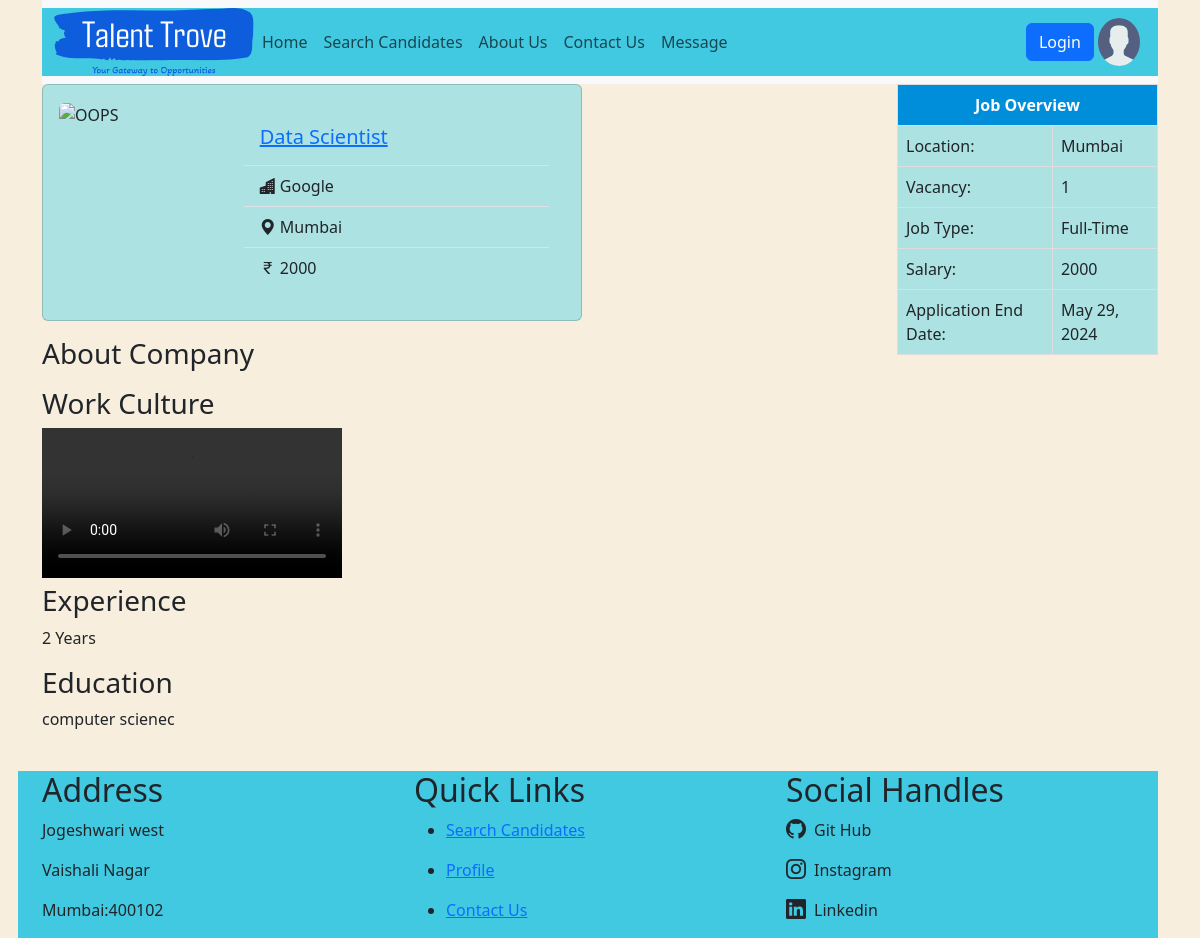
/employers/ejobdescription/4/, run on the app's committed database.
### job_search/models.py (models this page shows, shortened)
class Jobs(models.Model):
    name = models.CharField(max_length=100, null=True, default='Not Disclosed',blank=True)
    user = models.ForeignKey(User,on_delete=models.CASCADE, null=True,blank=True)
    job_type = models.ForeignKey(JobType,on_delete=models.CASCADE)
    organization = models.ForeignKey(Employers,on_delete=models.CASCADE)
    role = models.ForeignKey(Roles,on_delete=models.SET_NULL,null=True,blank=True)
    skills = models.CharField(max_length=100,blank=False,null=False)
    salary = models.TextField(max_length=100,default='Not Disclosed')
    location = models.CharField(max_length=100,null=True,blank=True)
    education = models.CharField(max_length=1000,null=True)
    experience = models.CharField(max_length=1000,null=True)
    vacancy = models.PositiveIntegerField(null=True)
    application_date = models.DateField(null=True)
    created = models.DateTimeField(default=timezone.now)
    class Meta:
        ordering = ['-created']

class Roles(models.Model):
    name = models.CharField(max_length=100)
    def __str__(self):
        return self.name

class Employers(models.Model):
    name = models.CharField(max_length=100)
    organization = models.CharField(max_length=100,null=True,blank=True)
    avatar = models.ImageField(null=True,default='avatar.svg')
    about = models.CharField(max_length=1000,null=True,blank=True)
    video = models.FileField(null=True,blank=True)
    def __str__(self):
         if self.organization:
            return self.organization
         else:
            return self.name

class JobType(models.Model):
    job_type = models.CharField(max_length=100, default='Full-Time')
    def __str__(self):
        return self.job_type

### employers/views.py (the view)
# urls.py: path('ejobdescription/<int:pk>/',views.ejobdescription,name='ejobdescription'),
def ejobdescription(request,pk):
      job = Jobs.objects.get(id=pk)
      user = request.user
      context={'job':job}
      return render(request,'employers/ejobdescription.html',context)

### employers/templates/employers/ejobdescription.html (shortened to what this page needs)
{% extends 'emain.html' %}
{% load static %}
{% block content %}
      <div class="col-md-9 ">
        <div class="card mb-3 p-3 info" style="max-width: 540px;">
          <div class="row g-0 info">
            <div class="col-md-4">
              <img src="{{request.user.logo.url}}" class="img-fluid rounded-start info" alt="OOPS">
            </div>
            <div class="col-md-8">
              <div class="card-body info">
                <ul class="list-group list-group-flush">
                  <li  class="list-group-item info"><h5 class="card-title"><a href="{% url 'ejobdescription' job.id %}">{{job.role}}</a></h5></li>
                  <li class="list-group-item info"><i class="bi bi-buildings-fill"></i>   {{job.organization}}</li>
                  <li class="list-group-item info"><i class="bi bi-geo-alt-fill"></i>    {{job.location}}</li>
                  <li class="list-group-item info"><i class="bi bi-currency-rupee"></i>   {{job.salary}}</li>
                </ul>
              </div>
          </div>
        </div>
      </div>
      <div>
          <h3>About Company</h3>
      </div>
      <div>
        <h3>Work Culture</h3>
        <div  class="embed-responsive embed-responsive-16by9">
          <video controls class="embed-responsive-item"  style="max-width: 50%; max-height: 50%;">
              <source src="{{request.user.video.url}}" type="video/mp4">
          </video>
      </div>
      </div>
      <div>
          <h3>Experience</h3>
          <p>{{job.experience}}</p>
      </div>
      <div>
          <h3>Education</h3>
          <p>{{job.education}}</p>
      </div>
      </div>
      <div class="col-md-3 ">
        <table class="custom-table">
          <thead>
              <tr >
                  <th style="text-align: center;" colspan="2">Job Overview</th>
              </tr>
          </thead>
          <tbody>
              <tr class="info">
                  <td>Location:</td>
                  <td>{{ job.location }}</td>
              </tr>
              <tr class="info">
                  <td>Vacancy:</td>
                  <td>{{ job.vacancy }}</td>
              </tr>
              <tr class="info">
                  <td>Job Type:</td>
                  <td>{{ job.job_type }}</td>
              </tr>
              <tr class="info">
                  <td>Salary:</td>
                  <td>{{ job.salary }}</td>
              </tr>
              <tr class="info">
                  <td>Application End Date:</td>
                  <td>{{ job.application_date }}</td>
              </tr>
          </tbody>
      </table>
{% endblock %}

### templates/emain.html (style rules this page uses)
body { background-color: #F7EEDD; }
img { width: 200px; height: 200px; object-fit: cover; }

### employers/templates/employers/ejobdescription.html (style rules this page uses)
.info { background-color: #ACE2E1; }
.custom-table { background-color: #008DDA; border-collapse: collapse; width: 100%; text-align: center; }
.custom-table th, .custom-table td { border: 1px solid #ddd; padding: 8px; text-align: left; }
.custom-table th { background-color: #008DDA; color: #fff; }

### data on the page
Jobs: role "Data Scientist", organization "Google", location "Mumbai", salary "2000", experience "2 Years", education "computer scienec", vacancy "1", job_type "Full-Time", application_date "May 29, 2024"
